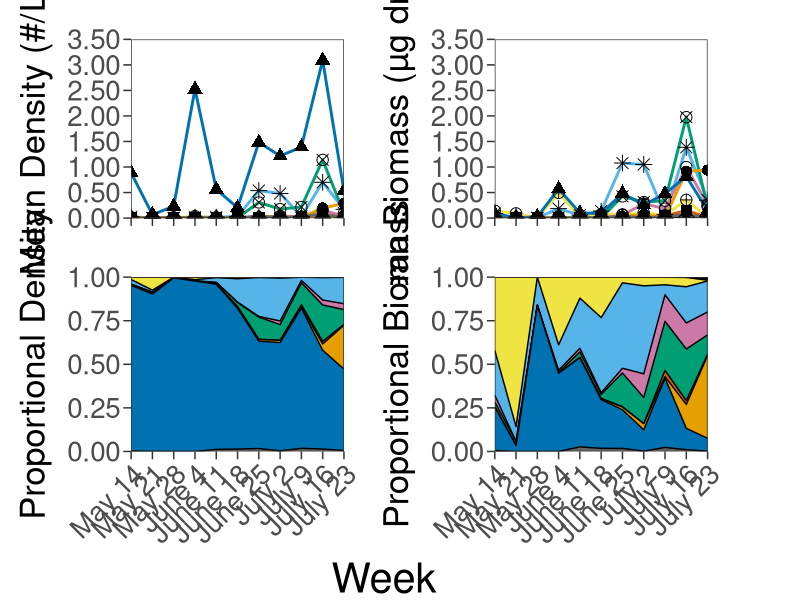

Here is the R script that generated this plot: (Note: this script raises an error after producing the figure.)
#################################################################
##  
##  APIS Cisco (Lucke et al.) manuscript
##  
##  
##      
#################################################################

## CLEAR ENVIRONMENT ============================================

rm(list = ls(all.names=TRUE))


## LOAD PACKAGES ================================================

library(dplyr)         # manipulating data
library(magrittr)      # for %<>%
library(ggplot2)       # visualizations
library(cowplot)       # plot matrix layout
library(gtable)        # plot matrix legend


## LOAD DATA ====================================================

zoop <- read.csv("data/APIS_Zooplankton_2018.csv", header = TRUE)


## DATA MANIPULATION ============================================

zoop %<>% mutate(taxa.group.2 = ifelse(species == "Acanthocyclops", "  Cyclopoids",
                                ifelse(species == "Bosmina", "  Other Cladocera",
                                ifelse(species == "Bythotrephes", "  Bythotrephes",
                                ifelse(species == "Daphnia", "  Daphnia",
                                ifelse(species == "Diacyclops", "  Cyclopoids",
                                ifelse(species == "Diaphanosoma", "  Other Cladocera",
                                ifelse(species == "Epischura", "  Calanoids",
                                ifelse(species == "Holopedium", "  Holopedium",
                                ifelse(species == "Limnocalanus", "  Calanoids",
                                ifelse(species == "Leptodiaptomus", "  Calanoids",
                                ifelse(species == "Mesocyclops", "  Cyclopoids",
                                ifelse(species == "Calanoid copepodid", "  Calanoid Copepodites",
                                ifelse(species == "Cyclopoid copepodid", "  Cyclopoid Copepodites",
                                ifelse(species == "Nauplii", "  Nauplii", "")))))))))))))),
                 tax.group.2 = factor(taxa.group.2))
  

## Summarize weekly and weekly proporational density and biomass for each taxa group
options(scipen=999)
weekly.data <- zoop %>% group_by(week, station, taxa.group.2) %>%
  summarize(sum.density = sum(density.l), 
            sum.biomass = sum(biomass.dry.wt.ugL)) %>% 
  group_by(week, taxa.group.2) %>% 
  summarize(mean.density = mean(sum.density), 
            mean.biomass = mean(sum.biomass),
            sd.density = sd(sum.density),
            sd.biomass = sd(sum.biomass),
            se.density = sd.density/sqrt(n()),
            se.biomass = sd.biomass/sqrt(n())) %>% 
  group_by(week) %>% 
  mutate(sum.density = sum(mean.density), 
         sum.biomass = sum(mean.biomass),
         prop.density = mean.density/sum.density,
         prop.biomass = mean.biomass/sum.biomass)

weekly.data.total <- zoop %>% group_by(week, station) %>%
  summarize(sum.density = sum(density.l), 
            sum.biomass = sum(biomass.dry.wt.ugL)) %>% 
  group_by(week) %>% 
  summarize(mean.density = round(mean(sum.density),3), 
            mean.biomass = round(mean(sum.biomass),3),
            se.density = round(sd(sum.density)/sqrt(n()),3),
            se.biomass = round(sd(sum.biomass)/sqrt(n()),3))


## ABBREVIATE TAXA NAMES ========================================

weekly.data$taxa.group.2 <- gsub('Cyclopoids', "CY", weekly.data$taxa.group.2)
weekly.data$taxa.group.2 <- gsub('Cyclopoid Copepodites', "CY*", weekly.data$taxa.group.2)
weekly.data$taxa.group.2 <- gsub('Bythotrephes', "BY", weekly.data$taxa.group.2)
weekly.data$taxa.group.2 <- gsub('Daphnia', "DA", weekly.data$taxa.group.2)
weekly.data$taxa.group.2 <- gsub('Holopedium', "HO", weekly.data$taxa.group.2)
weekly.data$taxa.group.2 <- gsub('Calanoids', "CA", weekly.data$taxa.group.2)
weekly.data$taxa.group.2 <- gsub('Calanoid Copepodites', "CA*", weekly.data$taxa.group.2)
weekly.data$taxa.group.2 <- gsub('Nauplii', "NA", weekly.data$taxa.group.2)
weekly.data$taxa.group.2 <- gsub('Other Cladocera', "OT", weekly.data$taxa.group.2)


## VISUALIZATION ================================================

## Define a colorblind safe(ish) palette for 7-classes
#color <- c("gray30", "#cc79a7", "#e69f00", "#56b4e9", "#009e73", "#f0e442", "#0072b2", "#d55e00", "black")
color <- c("#000000", "#F0E442", "#56B4E9", "#CC79A7", "#009E73", "#D55E00", "#E69F00", "#0072B2", "gray40")
shape <- c(9, 10, 8, 1, 13, 15, 16, 17, 18)

## Mean density
zoop.density <- ggplot(weekly.data, aes(x = week, y = mean.density)) +
  geom_line(aes(colour = taxa.group.2), size = 1) +
  geom_point(size = 3.5, aes(shape = taxa.group.2)) +
  scale_y_continuous(limits = c(0, 3.5), breaks = seq(0, 3.5, 0.5), labels = scales::number_format(accuracy = 0.01), expand = c(0, 0)) +
  scale_x_continuous(limits = c(20, 30), breaks = seq(20, 30, 1), expand = c(0, 0)) +
  scale_color_manual(values = color) +
  scale_shape_manual(values = shape) +
  labs(x = 'Week', y = 'Mean Density (#/L)') +
  theme_bw() + 
  theme(panel.grid = element_blank(), panel.background = element_blank(), 
        legend.title = element_blank(),
        legend.text = element_text(size = 20),
        legend.key.height = unit(1.0, 'cm'),
        legend.key.width = unit(2.0, 'cm'),
        axis.text.x = element_blank(),
        axis.text.y = element_text(size = 20),
        axis.title.y = element_text(size = 25, margin = margin(0, 10, 0, 0)),
        axis.title.x = element_text(size = 25, margin = margin(10, 0, 0, 0)),
        axis.ticks.length = unit(2.0, 'mm'), 
        plot.margin = unit(c(10, 5, 15, 5), 'mm'))

## Mean biomass
zoop.biomass <- ggplot(weekly.data, aes(x = week, y = mean.biomass)) +
  geom_line(aes(colour = taxa.group.2), size = 1) +
  geom_point(size = 3.5, aes(shape = taxa.group.2)) +
  scale_y_continuous(limits = c(0, 3.5), breaks = seq(0, 3.5, 0.5), labels = scales::number_format(accuracy = 0.01), expand = c(0, 0)) +
  scale_x_continuous(limits = c(20, 30), breaks = seq(20, 30, 1), expand = c(0, 0)) +
  scale_color_manual(values = color) +
  scale_shape_manual(values = shape) +
  labs(x = 'Week', y = 'Mean Biomass (µg dry/L)') +
  theme_bw() + 
  theme(panel.grid = element_blank(), panel.background = element_blank(), 
        axis.text.x = element_blank(),
        axis.text.y = element_text(size = 20),
        axis.title.y = element_text(size = 25, margin = margin(0, 10, 0, 0)),
        axis.title.x = element_text(size = 25, margin = margin(10, 0, 0, 0)),
        axis.ticks.length = unit(2.0, 'mm'), 
        plot.margin = unit(c(10, 5, 15, 5), 'mm'))

## Proportional stacked area plot of density
zoop.prop.density <- ggplot(weekly.data, aes(x = week, y = prop.density, fill = taxa.group.2)) +
  geom_area(position = "fill", color = "black") + 
  scale_x_continuous(limits = c(20, 30), breaks = seq(20, 30, 1), expand = c(0, 0),
                     labels = c('May 14', 'May 21', 'May 28','June 4',
                                'June 11', 'June 18','June 25', 'July 2',
                                'July 9','July 16', 'July 23')) +
  scale_y_continuous(limits = c(0, 1), expand = c(0, 0)) +
  scale_fill_manual(values = color) +
  labs(x = 'Week', y = 'Proportional Density') +
  theme_bw() + 
  theme(panel.grid = element_blank(), panel.background = element_blank(), 
        legend.title = element_blank(),
        legend.text = element_text(size = 20),
        legend.key.size = unit(1.0, 'cm'),
        axis.text.x = element_text(size = 20, angle = 45, hjust = 1),
        axis.text.y = element_text(size = 20),
        axis.title.y = element_text(size = 25, margin = margin(0, 10, 0, 0)),
        axis.title.x = element_text(size = 25, margin = margin(10, 0, 0, 0)),
        axis.ticks.length = unit(2.0, 'mm'), 
        plot.margin = unit(c(-2, 5, 5, 5), 'mm'))

## Proportional stacked area plot of biomass
zoop.prop.biomass <- ggplot(weekly.data, aes(x = week, y = prop.biomass, fill = taxa.group.2)) +
  geom_area(stat = "identity", position = "fill", color = "black") + 
  scale_x_continuous(limits = c(20, 30), breaks = seq(20, 30, 1), expand = c(0, 0),
                     labels = c('May 14', 'May 21', 'May 28','June 4',
                                'June 11', 'June 18','June 25', 'July 2',
                                'July 9','July 16', 'July 23')) +
  scale_y_continuous(limits = c(0, 1), expand = c(0, 0)) +
  scale_fill_manual(values = color) +
  labs(x = 'Week', y = 'Proportional Biomass') +
  theme_bw() + 
  theme(panel.grid = element_blank(), panel.background = element_blank(), 
        axis.text.x = element_text(size = 20, angle = 45, hjust = 1),
        axis.text.y = element_text(size = 20),
        axis.title.y = element_text(size = 25, margin = margin(0, 10, 0, 0)),
        axis.title.x = element_text(size = 25, margin = margin(10, 0, 0, 0)),
        axis.ticks.length = unit(2.0, 'mm'), 
        plot.margin = unit(c(-2, 5, 5, 5), 'mm'))


## PANELED VISUALIZATION ========================================

## Create common legend
legend.mean <- get_legend(zoop.density + theme(legend.position = c(0.5, 0.535)))
legend.prop <- get_legend(zoop.prop.density + theme(legend.position = c(0.5, 0.64)))

# arrange the three plots in a single row
zoop.grid <- plot_grid(zoop.density + theme(legend.position = "none", axis.title.x = element_blank(), axis.text.x = element_blank()),
                       zoop.biomass + theme(legend.position = "none", axis.title.x = element_blank(), axis.text.x = element_blank()),
                       nrow = 1)

## add legend to grid
zoop.grid.legend <- plot_grid(zoop.grid, legend.mean, ncol = 2, rel_widths = c(2, 0.2))

# arrange the three plots in a single row
zoop.grid2 <- plot_grid(zoop.prop.density + theme(legend.position = "none", axis.title.x = element_blank()),
                        zoop.prop.biomass + theme(legend.position = "none", axis.title.x = element_blank()),
                        nrow = 1)

## add legend to grid
zoop.grid.legend2 <- plot_grid(zoop.grid2, legend.prop, ncol = 2, rel_widths = c(2, 0.2))

## combine plots
zoop.grid.all <- plot_grid(zoop.grid.legend, zoop.grid.legend2, nrow = 2, rel_widths = c(2, 0.2))
  
## add common x-axis label
ggdraw(add_sub(zoop.grid.all, "Week", vpadding = grid::unit(0,"lines"), y = 0.75, x = 0.48, size = 30))

ggsave("figures/Fig_2_zoop.tiff", width = 18, height = 10, dpi = 300)
